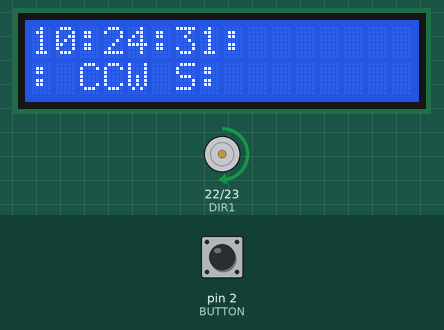
This sketch was run on a simulated Arduino Mega 2560, built with avr-gcc and run on an emulated ATmega2560. Shown: 16×2 character LCD, motor-driver pin pairs drawn as motors (green arrow = first pin HIGH = forward, orange = second pin HIGH = backward, longer = more drive, scaled by the enable pin). The test bench sets the inputs (shaded band); at power-on: pin 2 (BUTTON) LOW. The local clock reads 2024-03-15 10:24:30 at power-on unless the sketch sets it.

Above: at 1.6 s.
1.7 s: pin 2 (BUTTON) pulled HIGH for 0.15 s
At 2.3 s:
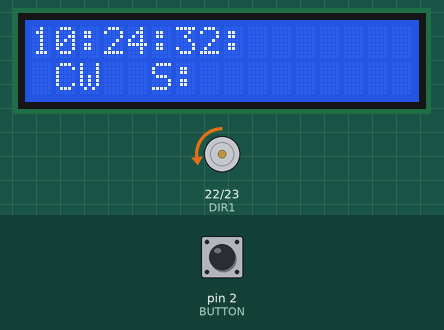
2.4 s: pin 2 (BUTTON) pulled HIGH for 1 s
At 5.4 s:
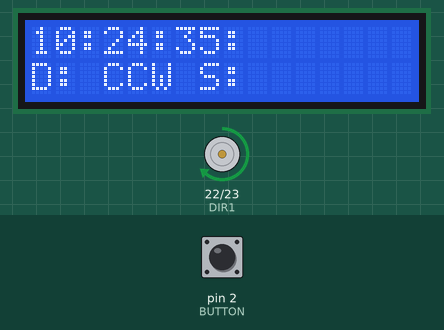
5.5 s: pin 2 (BUTTON) pulled HIGH for 0.15 s
At 6.1 s:
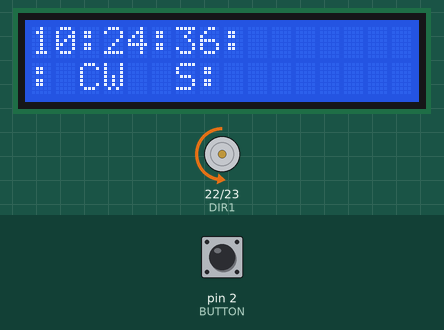
6.2 s: pin 2 (BUTTON) pulled HIGH for 3.2 s
At 12.3 s:
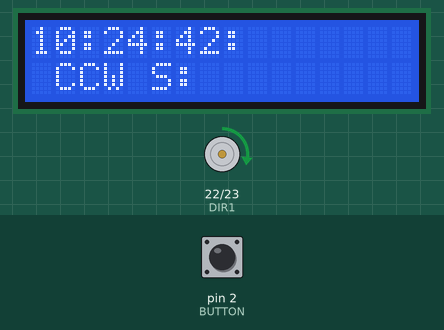
12.4 s: pin 2 (BUTTON) pulled HIGH for 0.15 s
At 14.4 s:
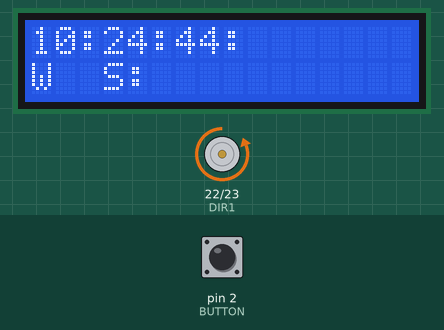
15.5 s: pin 2 (BUTTON) pulled HIGH for 1 s
At 18.7 s:
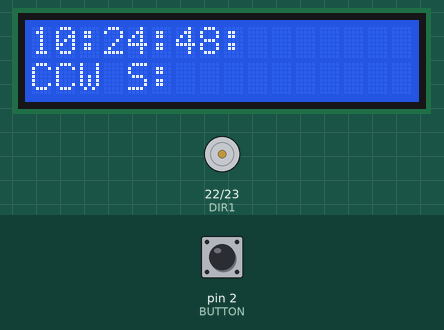
Timing chart, 0 to 20.5 s (numbered marks = the images above; inputs shaded):
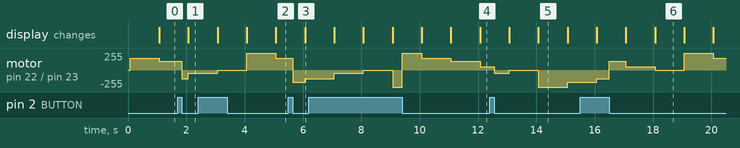

The sketch:

lab3.ino
```cpp
//code modified from Elegoo website
#include <Wire.h>
#include "RTClib.h"
#include <LiquidCrystal.h>

#define ENABLE 3
#define DIR1 22
#define DIR2 23
#define BUTTON 2

RTC_DS1307 rtc;
LiquidCrystal lcd(7, 8, 9, 10, 11, 12);

uint8_t fan_speeds[] = {255, 180, 128, 50, 0};
int speed_index = 0;

bool motor_dir1 = HIGH;
bool motor_dir2 = LOW;

double debounce = 0;
static double debounce_time = 10;
bool buttonpress = LOW;

void setup()
{
  pinMode(ENABLE, OUTPUT);
  pinMode(DIR1, OUTPUT);
  pinMode(DIR2, OUTPUT);
  Wire.begin();
  rtc.begin();


  //clock.begin();
  //clock.setDateTime(__DATE__, __TIME__);

  lcd.begin(16, 2);

  attachInterrupt(digitalPinToInterrupt(BUTTON), buttonISR, CHANGE);
  cli();//stop interrupts

  //set timer1 interrupt at 1Hz
  TCCR1A = 0; // set entire TCCR1A register to 0
  TCCR1B = 0; // same for TCCR1B
  TCNT1  = 0; //initialize counter value to 0

  // set compare match register for 1hz increments
  OCR1A = 15624;// = (16*10^6) / (1*1024) - 1 (must be <65536)

  // turn on CTC mode
  TCCR1B |= (1 << WGM12);
  // Set CS12 and CS10 bits for 1024 prescaler
  TCCR1B |= (1 << CS12) | (1 << CS10);
  // enable timer compare interrupt
  TIMSK1 |= (1 << OCIE1A);

  sei(); //allow interrupts
}

void motor_control(byte speed, bool D1, bool D2)
{
  analogWrite(ENABLE, speed);
  digitalWrite(DIR1, D1); //start fan spinning in one direction
  digitalWrite(DIR2, D2);
}

void loop()
{
  motor_control(fan_speeds[speed_index], motor_dir1, motor_dir2);

}

void buttonISR() {
  if(buttonpress == LOW){
    buttonpress = HIGH;
    debounce = millis();
  }
  else if (buttonpress == HIGH){
    if (millis()-debounce>debounce_time){
      motor_dir1 = !motor_dir1;
      motor_dir2 = !motor_dir2;
    }
    buttonpress = LOW;

  }

}

ISR(TIMER1_COMPA_vect){//timer1 interrupt 1Hz toggles pin 13 (LED)
  lcd.clear();
  lcd.noAutoscroll();
  lcd.setCursor(0, 0);
  DateTime time = rtc.now();

  lcd.setCursor(0, 1);
  if(motor_dir1)
  {
    lcd.print("D: CCW S:" + speed_index);
  }
  else
  {
    lcd.print("D: CW  S:" + speed_index);
  }

  lcd.setCursor(0, 0);
  lcd.print(time.hour()); lcd.print(":");
  lcd.print(time.minute()); lcd.print(":");
  lcd.print(time.second()); lcd.print(":");

  speed_index = (speed_index + 1)%5;
}
```

Measured:
- after the input at 1.7 s, motor on pin 22 (DIR1) / pin 23 (DIR2): forward 128/255 → backward 128/255 after 0.15 s, → backward 50/255 0.22 s later; the display: changes after 0.37 s (image 1)
- after the input at 5.5 s, motor on pin 22 (DIR1) / pin 23 (DIR2): forward 180/255 → backward 180/255 after 0.15 s, → backward 128/255 0.42 s later; the display: changes after 0.57 s (image 3)
- after the input at 6.2 s, the display: first differs from a run without the input after 3.9 s (image 4 shows a later state)
- after the input at 15.5 s, the display: first differs from a run without the input after 1.6 s (image 6 shows a later state)
- what the display in image 5 shows lasts 1.0 s, from 14.1 s to 15.1 s
